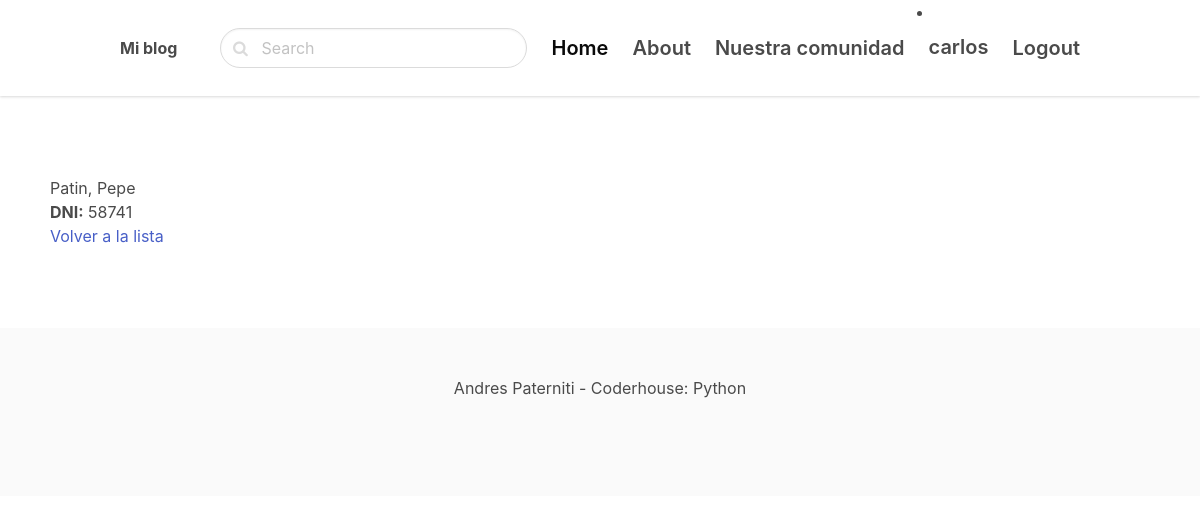
Screenshot of /detalle-usuario/2 (signed in) with the database file from the repository.
### blog/models.py (models this page shows, shortened)
class Usuario(models.Model):
    nombre = models.CharField(max_length=256)
    apellido = models.CharField(max_length=256)
    dni = models.CharField(max_length=32)
    email = models.EmailField()
    fecha_nacimiento = models.DateField(null=True)

### blog/views.py (the view)
# urls.py: path('detalle-usuario/<int:pk>',UsuarioDetailView.as_view(), name="ver_usuario"),
class UsuarioDetailView(LoginRequiredMixin, DetailView):
    model = Usuario
    success_url = reverse_lazy('lista_usuarios')
    template_name = "blog/ver_usuario.html"

### blog/templates/blog/ver_usuario.html (shortened to what this page needs)
{% extends "blog/base.html" %}
{% block content %}
<h4>{{object.apellido}}, {{object.nombre}}</h4>
<span><b>DNI:</b> {{object.dni}}</span>
<br>
<a href="{% url 'lista_usuarios' %}">Volver a la lista</a>
{% endblock content %}

### blog/templates/blog/base.html (shortened to what this page needs)
<!DOCTYPE html>
<html>
<head>
    <link rel="stylesheet" href="https://unpkg.com/bulma@0.9.2/css/bulma.min.css">
    <link href="https://stackpath.bootstrapcdn.com/font-awesome/4.7.0/css/font-awesome.min.css" rel="stylesheet"
>
    <head>
    <body>
        <nav class="navbar">
            <div class="container">
                <div class="navbar-brand">
                    <a class="navbar-item" href="/">
                        <strong>Mi blog</strong>
                    </a>
                </div>
                <div id="navbarMenu" class="navbar-menu">
                    <div class="navbar-end">
                        <div class="navbar-item">
                            <form method="get" action="{% url 'buscar' %}">
                                <div class="control has-icons-left">
                                    <input class="input is-rounded" name="query" type="text" placeholder="Search">
                                    <span class="icon is-left">
                                    </span>
                                </div>
                            </form>
                        </div>
                        <a href="/" class="navbar-item is-active is-size-5 has-text-weight-semibold">
                            Home
                        </a>
                        <a href="{% url 'about' %}" class="navbar-item is-size-5 has-text-weight-semibold">
                            About
                        </a>
                        <a href="{% url 'lista_usuarios' %}" class="navbar-item is-size-5 has-text-weight-semibold">
                            Nuestra comunidad
                        </a>
                        {% if user.is_authenticated %}
                        <li>
                            <a href="{% url 'editar_perfil'}" class="navbar-item is-size-5 has-text-weight-semibold">
                                {{user.username}}
                            </a>
                         </li>
                        <a href="{% url 'logout' %}" class="navbar-item is-size-5 has-text-weight-semibold">
                            Logout
                        </a>
                        {% else %}
                            <a href="{% url 'login' %}" class="navbar-item is-active is-size-5 has-text-weight-semibold">Iniciar sesión</a>
                            <a href="{% url 'registro' %}" class="navbar-item is-active is-size-5 has-text-weight-semibold">Registrarse</a>
                        {% endif %}
                        </div>
                    </nav>
            <section style="padding:80px 50px;">
                {% block content %}
                {% endblock %}
        </section>
        <footer class="footer">
            <div class="content has-text-centered">
                <p>
                    Andres Paterniti - Coderhouse: Python
                </p>
            </div>
        </footer>
    </body>
</html>

### blog/templates/blog/base.html (style rules this page uses)
nav.navbar { height: 6rem !important; box-shadow: 0 1px 3px 0 rgba(0, 0, 0, .1), 0 1px 2px 0 rgba(0, 0, 0, .06) !important; }

### rows the page displays
Usuario: apellido "Patin", nombre "Pepe", dni "58741"

### other values shown
{{ user.username }} "carlos"
